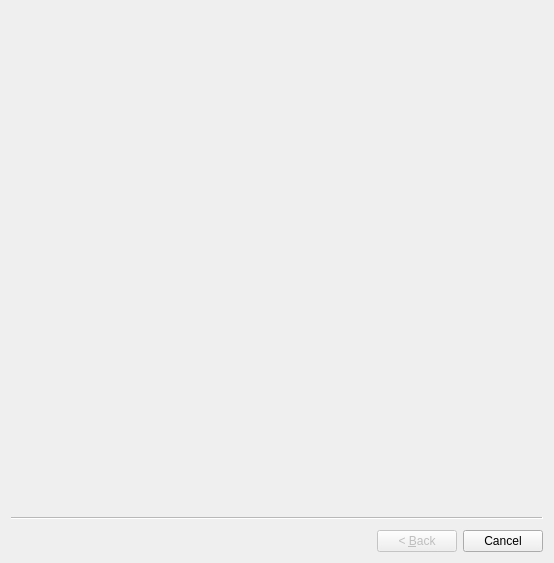
<?xml version="1.0" encoding="UTF-8"?>
<ui version="4.0">
 <class>DeviceSetupWizard</class>
 <widget class="QWizard" name="DeviceSetupWizard">
  <property name="geometry">
   <rect>
    <x>0</x>
    <y>0</y>
    <width>554</width>
    <height>563</height>
   </rect>
  </property>
  <property name="windowTitle">
   <string>Device Setup Wizard</string>
  </property>
 </widget>
 <resources/>
 <connections/>
</ui>
